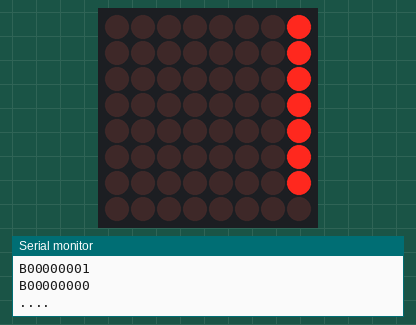
Bench run of a sketch on a simulated Arduino Uno, built with avr-gcc and run on an emulated ATmega328P. Shown: 8×8 LED matrix, the last lines printed to the serial monitor.

Above: at 0.31 s.
At 1.12 s:
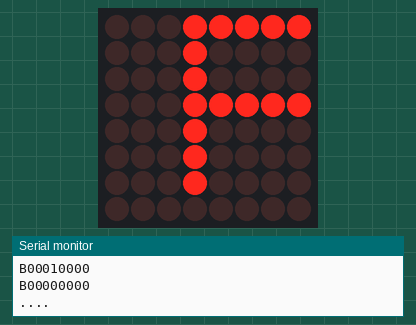
At 2.13 s:
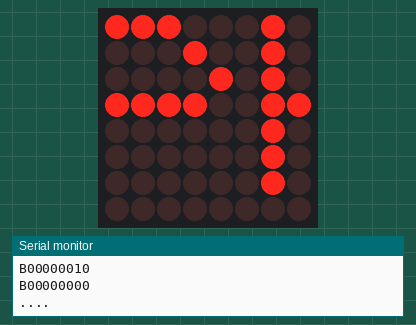
At 4.16 s:
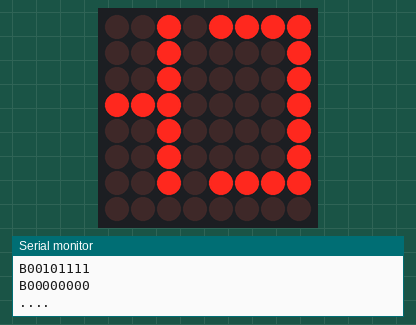
At 6.18 s:
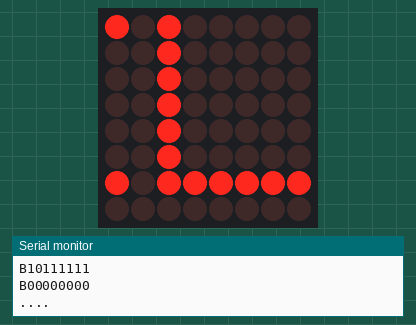
At 8.2 s:
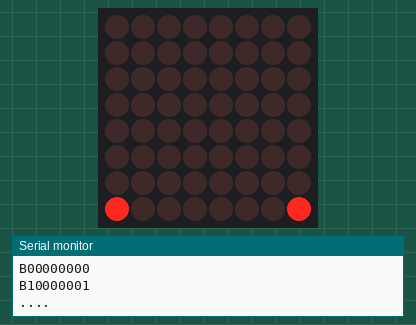

The sketch:

matrix-scroll-test-reduced.ino
```cpp
/* Matrix Scroll
 *
 * Explore simple ways to scroll an LED matrix display left to right.  Initial
 * use is intend to scroll a few character, to display a name.  It should work
 * fine with any 8 x 8 image data.
 */

// Basic setup to be able to talk to the LED matrix controller
#include "LedControl.h"
int addr = 0;   // which display: 0 for the first display
LedControl lc=LedControl(12,11,10,1);

unsigned long scrollDelay = 200; // milliseconds between scroll steps (1 pixel)

// Data symbols (letters) as 8 x 8 bit patterns
const byte letterP[] = {
  B11111000,
  B10000100,
  B10000010,
  B11111100,
  B10000000,
  B10000000,
  B10000000,
  B00000000,
};
const byte letterH[] = {
  B10000010,
  B10000010,
  B10000010,
  B11111110,
  B10000010,
  B10000010,
  B10000010,
  B00000000,
};
const byte letterI[] = {
  B11111110,
  B00010000,
  B00010000,
  B00010000,
  B00010000,
  B00010000,
  B11111110,
  B00000000,
};
const byte letterL[] = {
  B10000000,
  B10000000,
  B10000000,
  B10000000,
  B10000000,
  B10000000,
  B11111110,
  B00000000,
};
const byte letterSP[] = {
  B00000000,
  B00000000,
  B00000000,
  B00000000,
  B00000000,
  B00000000,
  B00000000,
  B10000001,  // Marker to be able to see that space is actually displayed
};  // Include a space at the end, so that the last letter scrolls off the display

// put (references to) the letters into an array to make stepping through them easier
const byte* const letters[] = {letterP, letterH, letterI, letterL, letterSP};
// "const" is mostly optional, but is REQUIRED for rowsInLetter, to be able to use it
// to specify the size for displayMem
unsigned const int rowsInLetter = sizeof(letterP) / sizeof(letterP[0]);
unsigned const int lettersInWord = sizeof(letters) / sizeof(letters[0]);

unsigned int displayMem[rowsInLetter];

void setup() {
  // Setup to be able to access the LED Matrix controller(s)
  lc.shutdown(addr, false);  // Wake up display(s)
  lc.setIntensity(addr, 8);  // Set intensity levels
  lc.clearDisplay(addr);     // Clear LED Matrix display

  //Initialize serial and wait for port to open:
  Serial.begin(115200);
  while (!Serial) {
    ; // wait for serial port to connect. Needed for native USB port only
  }

  Serial.println("Matrix Scrolling simulation");
}

void loop() {
  // Clear the in memory display
  for(int row = 0; row < rowsInLetter; row++) {
    displayMem[row] = 0;
  }
  showDisplay();  // Show empty display before starting scrolling
  delay(scrollDelay);

  // Scroll the letters across the display one at at time.
  for(int letter = 0; letter < lettersInWord; letter++) {
    // load the next letter to the low bytes of in memory display area
    for(int row = 0; row < rowsInLetter; row++) {
      displayMem[row] |= letters[letter][row];  // "|=" is 'or equals'; "+=" works here too
    }

    // scroll (shift) the new letter into the display area one column at a time
    for(int shiftCnt = 0; shiftCnt < 8; shiftCnt++) {
      // shift each row of the display area over one pixel
      for(int row = 0; row < rowsInLetter; row++) {
        displayMem[row] <<= 1;
      }
      showDisplay();  // Display after scrolling
      delay(scrollDelay);
    }
    // Last row of last letter not displayed yet
  }
  Serial.println();  // Remove for real display
  delay(60000);  // Remove for real display, for continuous scroll rotation
}// end loop()

// Send the upper byte of the in memory display area to the physical display
void showDisplay() {
  for(int row = 0; row < rowsInLetter; row++) {
    byte imageRow = displayMem[row] >> 8;
    lc.setRow(addr, row, imageRow);
    showImageRow(imageRow);  // Remove for real display
  }
  Serial.println("....");  // Remove for real display
}// end showDisplay()

// Display a single byte, with leading "B"
void showImageRow(byte rowData) {
  Serial.print('B');
  print8Bits(rowData);
  Serial.println();
}

// Display a single byte, with leading zeros
void print8Bits(byte bitData) {
  for(byte mask = 0x80; mask; mask >>= 1) {
    if(mask & bitData) {
      Serial.print('1');
    } else {
      Serial.print('0');
    }
  }
}
```
